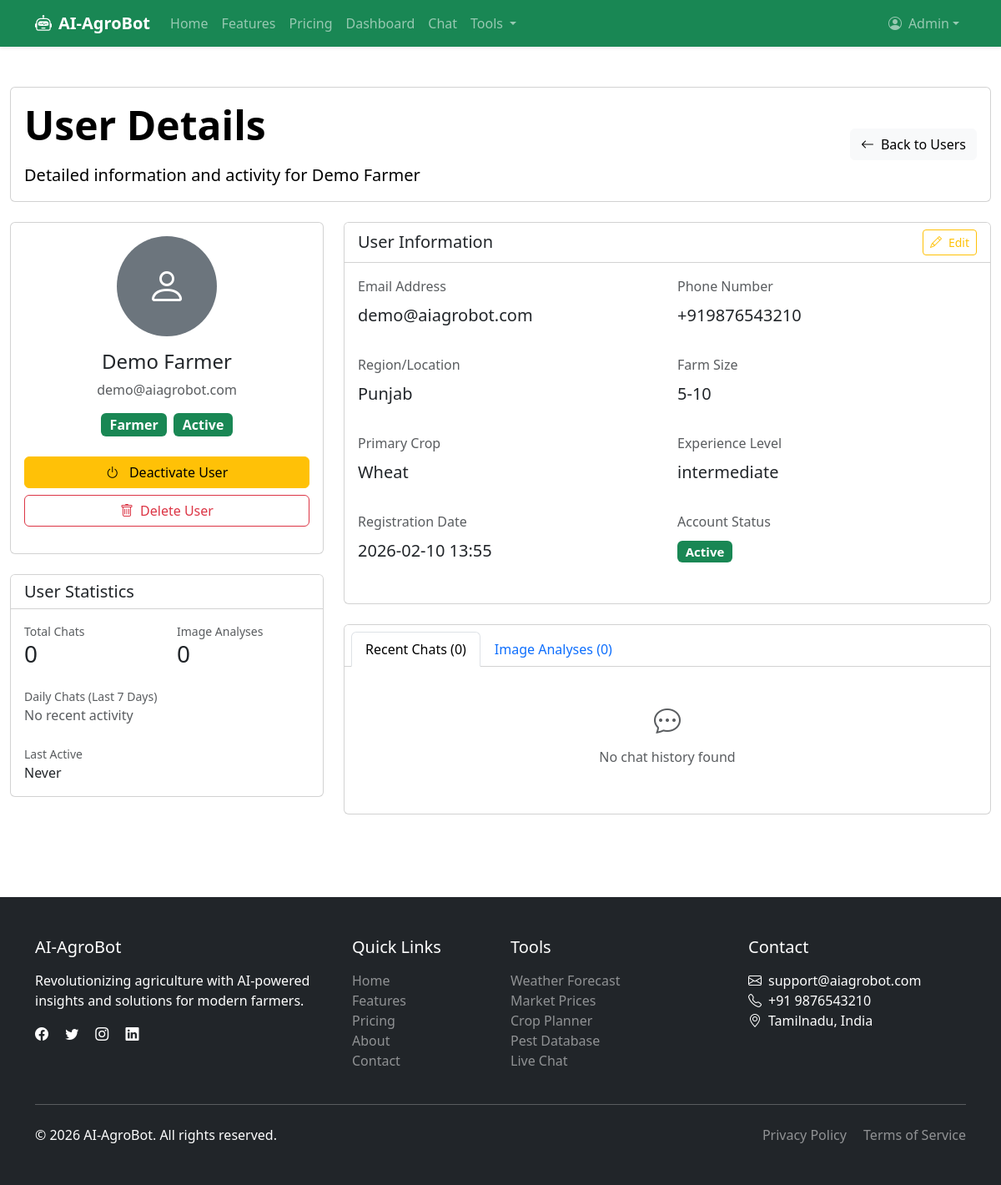
Page /admin/user/2 (signed in) on the earlier database version.
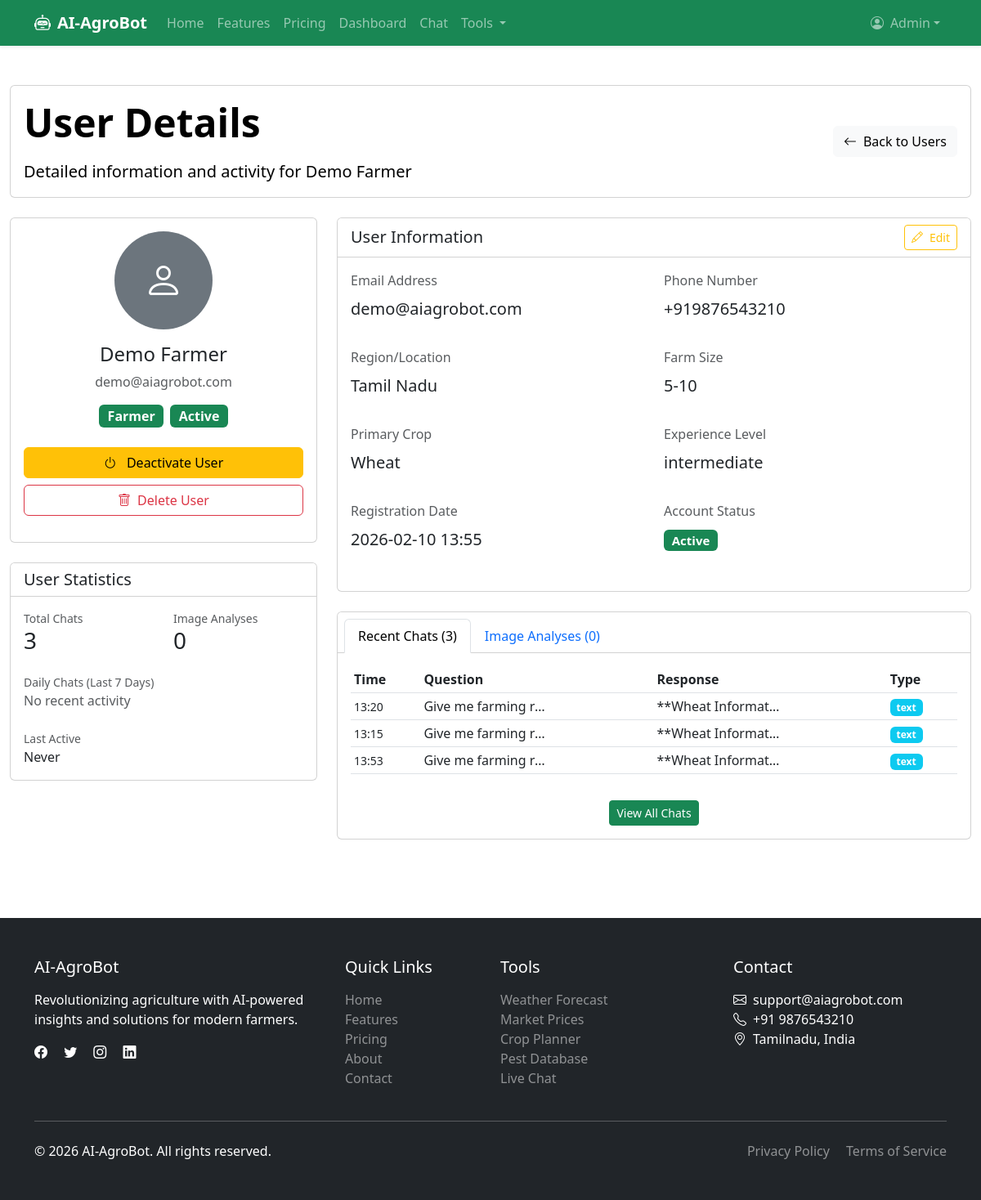
Same page on the later database version.
### app.py (models this page shows, shortened)
class User(db.Model, UserMixin):
    __tablename__ = 'users'
    id = db.Column(db.Integer, primary_key=True)
    email = db.Column(db.String(120), unique=True, nullable=False)
    password = db.Column(db.String(200), nullable=False)
    name = db.Column(db.String(100), nullable=False)
    phone = db.Column(db.String(20), nullable=False)
    whatsapp = db.Column(db.String(20))
    dob = db.Column(db.Date)
    gender = db.Column(db.String(20))
    profile_picture = db.Column(db.String(200))
    farm_name = db.Column(db.String(100))
    farm_size = db.Column(db.String(100), nullable=False, default='1-5')
    primary_crop = db.Column(db.String(100), nullable=False, default='Rice')
    secondary_crops = db.Column(db.Text)
    soil_type = db.Column(db.String(50))
    irrigation_type = db.Column(db.String(50))
    region = db.Column(db.String(100), nullable=False, default='')
    district = db.Column(db.String(100))
    farm_address = db.Column(db.Text)
    experience_level = db.Column(db.String(50), nullable=False, default='beginner')
    preferred_language = db.Column(db.String(10), nullable=False, default='en')
    notify_weather = db.Column(db.Boolean, default=True)
    notify_pests = db.Column(db.Boolean, default=True)
    notify_market = db.Column(db.Boolean, default=True)
    notify_tips = db.Column(db.Boolean, default=True)
    interest_organic = db.Column(db.Boolean, default=False)
    interest_hydroponics = db.Column(db.Boolean, default=False)
    interest_precision = db.Column(db.Boolean, default=False)
    interest_dairy = db.Column(db.Boolean, default=False)
    interest_poultry = db.Column(db.Boolean, default=False)
    interest_fisheries = db.Column(db.Boolean, default=False)
    newsletter = db.Column(db.Boolean, default=True)
    share_data = db.Column(db.Boolean, default=False)
    referral_code = db.Column(db.String(50))
    points_balance = db.Column(db.Integer, default=0)
    is_active = db.Column(db.Boolean, default=True)
    is_verified = db.Column(db.Boolean, default=False)
    role = db.Column(db.String(20), default='farmer')
    created_at = db.Column(db.DateTime, default=lambda: datetime.now(timezone.utc))
    updated_at = db.Column(db.DateTime, default=lambda: datetime.now(timezone.utc),
                           onupdate=lambda: datetime.now(timezone.utc))
    last_login = db.Column(db.DateTime)
    email_verified_at = db.Column(db.DateTime)
    phone_verified_at = db.Column(db.DateTime)
    chats = db.relationship('ChatHistory', backref='user', lazy=True, cascade='all, delete-orphan')
    image_analyses = db.relationship('ImageAnalysis', backref='user', lazy=True, cascade='all, delete-orphan')
    activities = db.relationship('UserActivity', backref='user', lazy=True, cascade='all, delete-orphan')
    points = db.relationship('UserPoints', backref='user', lazy=True, cascade='all, delete-orphan')
    crop_plans = db.relationship('CropPlan', backref='user', lazy=True, cascade='all, delete-orphan')
    forum_threads = db.relationship('ForumThread', backref='user', lazy=True)
    forum_posts = db.relationship('ForumPost', backref='user', lazy=True)
    documents = db.relationship('Document', backref='user', lazy='dynamic')

class ChatHistory(db.Model):
    __tablename__ = 'chat_history'
    id = db.Column(db.Integer, primary_key=True)
    user_id = db.Column(db.Integer, db.ForeignKey('users.id'), nullable=False)
    user_message = db.Column(db.Text, nullable=False)
    bot_response = db.Column(db.Text, nullable=False)
    chat_type = db.Column(db.String(20), default='text')
    image_filename = db.Column(db.String(200))
    language = db.Column(db.String(10), default='en')
    created_at = db.Column(db.DateTime, default=lambda: datetime.now(timezone.utc))

### app.py (the view)
@app.route("/admin/user/<int:user_id>")
@login_required
@admin_required
def admin_view_user(user_id):
    try:
        user = db.session.get(User, user_id)
        if not user:
            flash("User not found", "danger")
            return redirect(url_for('admin_users'))
        total_chats = ChatHistory.query.filter_by(user_id=user.id).count()
        total_images = ImageAnalysis.query.filter_by(user_id=user.id).count()
        recent_chats = ChatHistory.query.filter_by(user_id=user.id).order_by(
            ChatHistory.created_at.desc()
        ).limit(50).all()
        recent_images = ImageAnalysis.query.filter_by(user_id=user.id).order_by(
            ImageAnalysis.created_at.desc()
        ).limit(20).all()
        daily_chats = db.session.query(
            func.date(ChatHistory.created_at).label('date'),
            func.count(ChatHistory.id).label('count')
        ).filter(
            ChatHistory.user_id == user.id,
            ChatHistory.created_at >= datetime.now() - timedelta(days=7)
        ).group_by(
            func.date(ChatHistory.created_at)
        ).order_by(
            func.date(ChatHistory.created_at).desc()
        ).all()
        return render_template("admin/view_user.html",
                               user=user,
                               total_chats=total_chats,
                               total_images=total_images,
                               chats=recent_chats,
                               images=recent_images,
                               daily_chats=daily_chats)
    except Exception as e:
        flash(f"Error loading user details: {str(e)}", "danger")
        return redirect(url_for('admin_users'))

### app.py (called while the page is built)
def admin_required(f):
    @wraps(f)
    def decorated_function(*args, **kwargs):
        if not current_user.is_authenticated:
            flash('Please login to access this page.', 'danger')
            return redirect(url_for('login'))
        if current_user.role != 'admin':
            flash('Access denied. Admin privileges required.', 'danger')
            return redirect(url_for('dashboard'))
        return f(*args, **kwargs)
    return decorated_function

@login_manager.user_loader
def load_user(user_id):
    return db.session.get(User, int(user_id))

### templates/admin/view_user.html (shortened to what the changed rows need)
{% extends "base.html" %}
{% block content %}
<div class="container-fluid py-4">
    <div class="row mb-4">
        <div class="col-12">
            <div class="card bg-gradient-success text-black">
                <div class="card-body">
                    <div class="row align-items-center">
                        <div class="col-md-8">
                            <h1 class="display-5 fw-bold mb-3">User Details</h1>
                            <p class="lead mb-0">Detailed information and activity for {{ user.name or user.email }}</p>
                        </div>
                    </div>
                </div>
            </div>
        </div>
    </div>
    <div class="row">
        <div class="col-lg-4 mb-4">
            <div class="card mb-4">
                <div class="card-body text-center">
                    {% if user.profile_picture %}
                    <img src="{{ url_for('uploaded_file', filename=user.profile_picture) }}"
                         class="rounded-circle mb-3" width="120" height="120" alt="Profile">
                    {% else %}
                    <div class="rounded-circle bg-secondary mb-3 mx-auto d-flex align-items-center justify-content-center"
                         style="width: 120px; height: 120px;">
                        <i class="bi bi-person text-white" style="font-size: 3rem;"></i>
                    </div>
                    {% endif %}
                    <h4>{{ user.name or 'No Name' }}</h4>
                    <p class="text-muted">{{ user.email }}</p>
                    <div class="mb-4">
                        <span class="badge {% if user.role == 'admin' %}bg-danger{% elif user.role == 'agent' %}bg-warning{% else %}bg-success{% endif %} fs-6">
                            {{ user.role|title }}
                        </span>
                        <span class="badge {% if user.is_active %}bg-success{% else %}bg-secondary{% endif %} fs-6 ms-1">
                            {{ 'Active' if user.is_active else 'Inactive' }}
                        </span>
                    </div>
                    <div class="d-grid gap-2 mb-3">
                        <form method="POST" action="{{ url_for('admin_toggle_user_status', user_id=user.id) }}" class="d-grid">
                        </form>
                        {% if current_user.id != user.id and user.role != 'admin' %}
                        <button type="button" class="btn btn-outline-danger" data-bs-toggle="modal" data-bs-target="#deleteUserModal">
                        </button>
                        {% endif %}
                    </div>
                </div>
            </div>
            <div class="card">
                <div class="card-body">
                    <div class="row">
                        <div class="col-6 mb-3">
                            <small class="text-muted d-block">Total Chats</small>
                            <h3>{{ total_chats }}</h3>
                        </div>
                    </div>
                </div>
            </div>
        </div>
        <div class="col-lg-8">
            <div class="card mb-4">
                <div class="card-body">
                    <div class="row">
                        <div class="col-md-6 mb-3">
                            <label class="form-label text-muted">Email Address</label>
                            <p class="fs-5">{{ user.email }}</p>
                        </div>
                        <div class="col-md-6 mb-3">
                            <label class="form-label text-muted">Phone Number</label>
                            <p class="fs-5">{{ user.phone or 'Not provided' }}</p>
                        </div>
                        <div class="col-md-6 mb-3">
                            <label class="form-label text-muted">Region/Location</label>
                            <p class="fs-5">{{ user.region or 'Not provided' }}</p>
                        </div>
                        <div class="col-md-6 mb-3">
                            <label class="form-label text-muted">Farm Size</label>
                            <p class="fs-5">{{ user.farm_size or 'Not specified' }}</p>
                        </div>
                        <div class="col-md-6 mb-3">
                            <label class="form-label text-muted">Primary Crop</label>
                            <p class="fs-5">{{ user.primary_crop or 'Not specified' }}</p>
                        </div>
                        <div class="col-md-6 mb-3">
                            <label class="form-label text-muted">Experience Level</label>
                            <p class="fs-5">{{ user.experience_level or 'Not specified' }}</p>
                        </div>
                        <div class="col-md-6 mb-3">
                            <label class="form-label text-muted">Registration Date</label>
                            <p class="fs-5">{{ user.created_at.strftime('%Y-%m-%d %H:%M') if user.created_at else 'N/A' }}</p>
                        </div>
                        <div class="col-md-6 mb-3">
                            <p class="fs-5">
                                <span class="badge {% if user.is_active %}bg-success{% else %}bg-secondary{% endif %}">
                                    {{ 'Active' if user.is_active else 'Inactive' }}
                                </span>
                            </p>
                        </div>
                    </div>
                </div>
            </div>
            <div class="card">
                <div class="card-header bg-white">
                    <ul class="nav nav-tabs card-header-tabs" id="activityTabs" role="tablist">
                        <li class="nav-item" role="presentation">
                            <button class="nav-link active" id="chats-tab" data-bs-toggle="tab" data-bs-target="#chats" type="button">
                                Recent Chats ({{ chats|length }})
                            </button>
                        </li>
                    </ul>
                </div>
                <div class="card-body">
                    <div class="tab-content" id="activityTabsContent">
                        <div class="tab-pane fade show active" id="chats" role="tabpanel">
                            {% if chats %}
                            <div class="table-responsive">
                                <table class="table table-sm">
                                    <thead>
                                        <tr>
                                            <th>Time</th>
                                            <th>Question</th>
                                            <th>Response</th>
                                            <th>Type</th>
                                        </tr>
                                    </thead>
                                    <tbody>
                                        {% for chat in chats %}
                                        <tr>
                                            <td><small>{{ chat.created_at.strftime('%H:%M') }}</small></td>
                                            <td>
                                                <div class="text-truncate" style="max-width: 150px;">
                                                    {{ chat.user_message[:50] }}{% if chat.user_message|length > 50 %}...{% endif %}
                                                </div>
                                            </td>
                                            <td>
                                                <div class="text-truncate" style="max-width: 150px;">
                                                    {{ chat.bot_response[:50] }}{% if chat.bot_response|length > 50 %}...{% endif %}
                                                </div>
                                            </td>
                                            <td>
                                                <span class="badge {% if chat.chat_type == 'image' %}bg-warning{% else %}bg-info{% endif %}">
                                                    {{ chat.chat_type or 'text' }}
                                                </span>
                                            </td>
                                        </tr>
                                        {% endfor %}
                                    </tbody>
                                </table>
                            </div>
                            <div class="text-center mt-3">
                                <a href="{{ url_for('admin_chats', user_id=user.id) }}" class="btn btn-sm btn-success">
                                    View All Chats
                                </a>
                            </div>
                            {% else %}
                            <div class="text-center py-4">
                                <i class="bi bi-chat-dots text-muted" style="font-size: 2rem;"></i>
                                <p class="text-muted mt-2">No chat history found</p>
                            </div>
                            {% endif %}
                        </div>
                    </div>
                </div>
            </div>
        </div>
    </div>
</div>
{% endblock %}

Differences in the rows shown:
changed User "Demo Farmer": region "Punjab" → "Tamil Nadu"
added ChatHistory: created_at "13:20", user_message "Give me farming r…", bot_response "**Wheat Informat…", chat_type "text"
added ChatHistory: created_at "13:15", user_message "Give me farming r…", bot_response "**Wheat Informat…", chat_type "text"
added ChatHistory: created_at "13:53", user_message "Give me farming r…", bot_response "**Wheat Informat…", chat_type "text"
Other differences:
{{ total_chats }}: "0" → "3"
{{ chats|length }}: "0" → "3"
text no longer shown: "No chat history found"
text now shown: "Time Question Response Type View All Chats"
